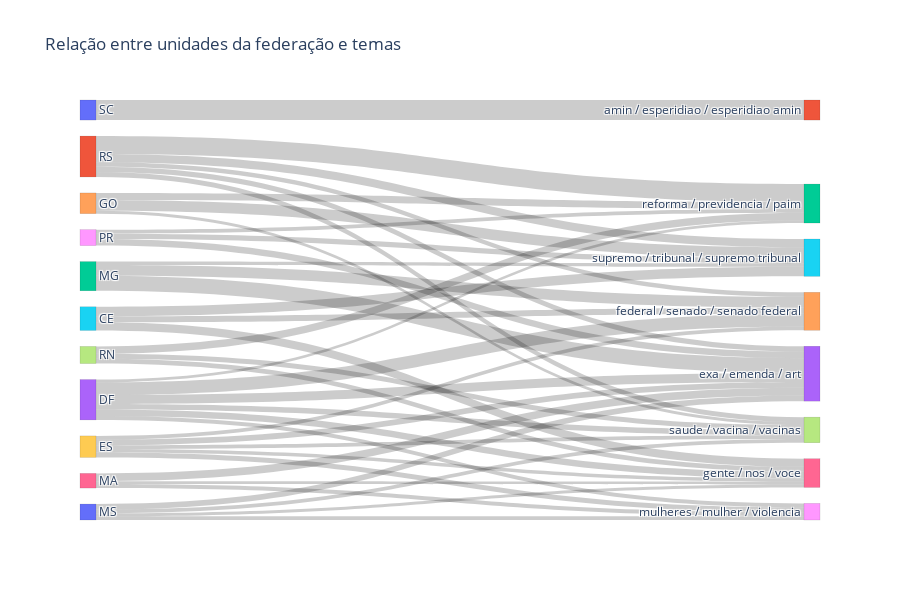

Notebook code for this chart:
### Markdown cell above
### Unidades da federação e temas

A análise revela quais temas dominam a pauta dos senadores de cada estado.

### Code cell
fluxo_uf = preparar_fluxo(
    df_temas,
    origem='UF',
    destino='tema_label',
    top_origem=12,
    top_destino=8,
    min_fluxo=20
)

fluxo_uf_top = plotar_sankey(
    fluxo_uf,
    origem='UF',
    destino='tema_label',
    titulo='Relação entre unidades da federação e temas'
)

fluxo_uf_top.head(10)

### Figure 1 — Plotly figure (JSON) as saved in the notebook; plotly's stock layout.template omitted (floating-point values rounded to 4 significant figures)
{"data": [{"link": {"source": [0, 1, 2, 3, 2, 4, 5, 3, 1, 5, 6, 7, 4, 3, 8, 5, 9, 10, 1, 3, 8, 9, 7, 1, 7, 1, 8, 6, 3, 9, 9, 10, 10, 9, 2, 4, 10, 6, 3], "target": [11, 12, 13, 14, 14, 15, 15, 13, 15, 16, 13, 12, 12, 16, 13, 14, 13, 13, 13, 17, 15, 18, 16, 17, 17, 14, 12, 18, 18, 17, 14, 17, 18, 16, 15, 17, 16, 16, 12], "value": [156, 139, 116, 99, 85, 84, 74, 70, 64, 63, 61, 57, 54, 51, 51, 47, 44, 43, 42, 42, 42, 39, 38, 38, 38, 35, 31, 31, 30, 29, 29, 29, 29, 26, 26, 23, 23, 22, 22]}, "node": {"color": ["#636EFA", "#EF553B", "#00CC96", "#AB63FA", "#FFA15A", "#19D3F3", "#FF6692", "#B6E880", "#FF97FF", "#FECB52", "#636EFA", "#EF553B", "#00CC96", "#AB63FA", "#FFA15A", "#19D3F3", "#FF6692", "#B6E880", "#FF97FF"], "label": ["SC", "RS", "MG", "DF", "GO", "CE", "MA", "RN", "PR", "ES", "MS", "amin / esperidiao / esperidiao amin", "reforma / previdencia / paim", "exa / emenda / art", "federal / senado / senado federal", "supremo / tribunal / supremo tribunal", "gente / nos / voce", "saude / vacina / vacinas", "mulheres / mulher / violencia"], "line": {"color": "rgba(0,0,0,0.2)", "width": 0.5}, "pad": 16, "thickness": 16}, "type": "sankey"}], "layout": {"font": {"size": 12}, "height": 600, "title": {"text": "Relação entre unidades da federação e temas"}}}
